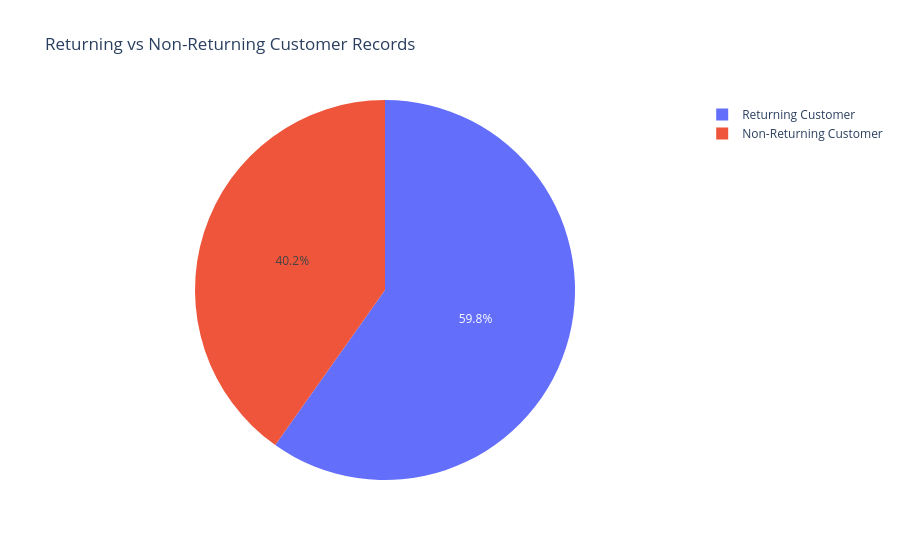

The notebook cell this image was saved under:
### Code cell
# 8.Pie Chart — Returning vs New Customers

customer_counts = df[
    "Is_Returning_Customer"
].value_counts().reset_index()

customer_counts.columns = [
    "Customer_Type",
    "Count"
]

customer_counts["Customer_Type"] = customer_counts[
    "Customer_Type"
].map({
    True: "Returning Customer",
    False: "Non-Returning Customer"
})

fig = px.pie(
    customer_counts,
    names="Customer_Type",
    values="Count",
    title="Returning vs Non-Returning Customer Records"
)

fig.show()

### Figure 1 — Plotly figure (JSON) as saved in the notebook; plotly's stock layout.template omitted (floating-point values rounded to 4 significant figures)
{"data": [{"domain": {"x": [0, 1], "y": [0, 1]}, "hovertemplate": "Customer_Type=%{label}<br>Count=%{value}<extra></extra>", "labels": ["Returning Customer", "Non-Returning Customer"], "legendgroup": "", "name": "", "showlegend": true, "type": "pie", "values": [2990, 2010]}], "layout": {"legend": {"tracegroupgap": 0}, "title": {"text": "Returning vs Non-Returning Customer Records"}}}
